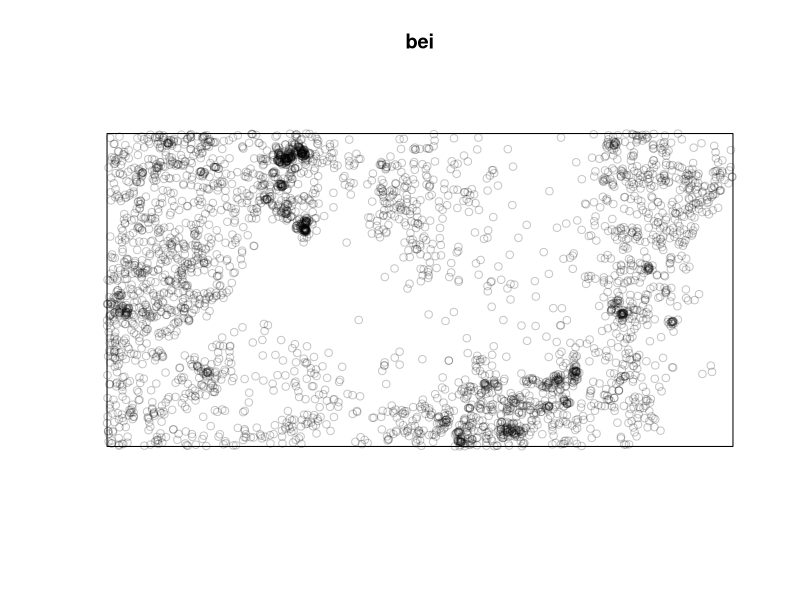
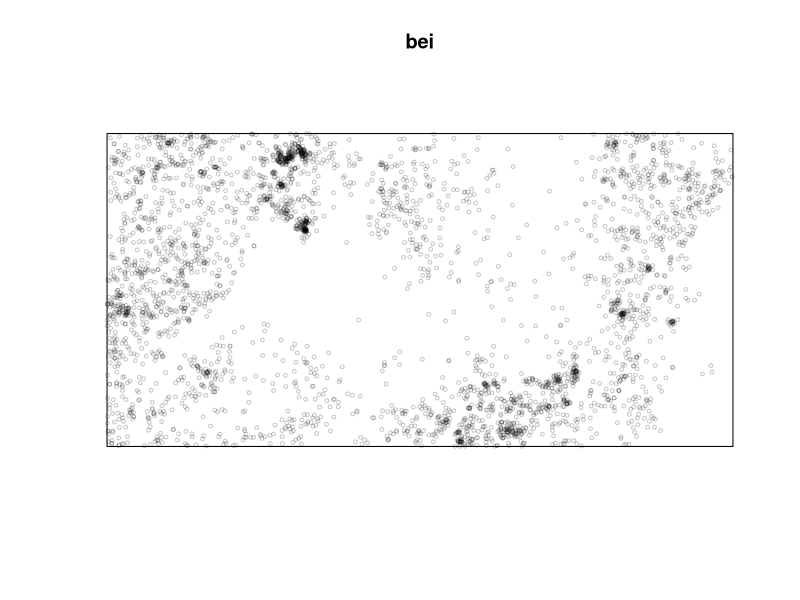
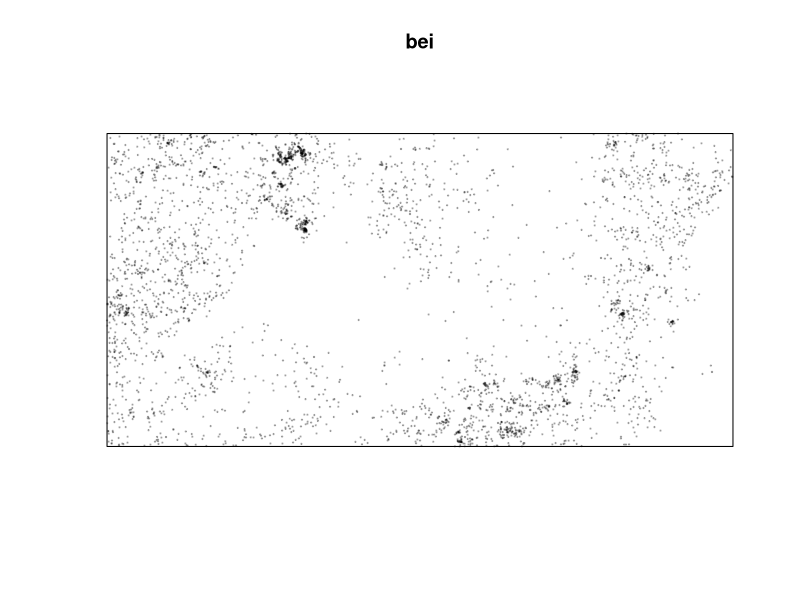
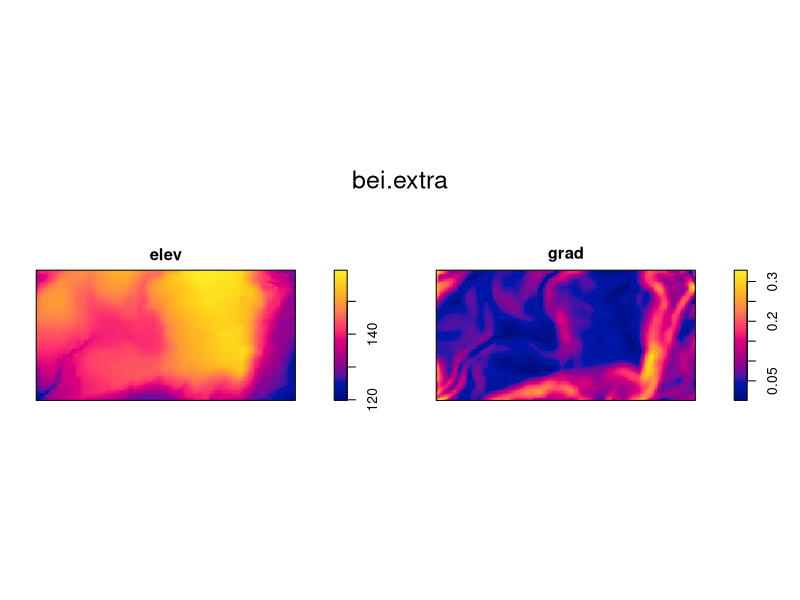
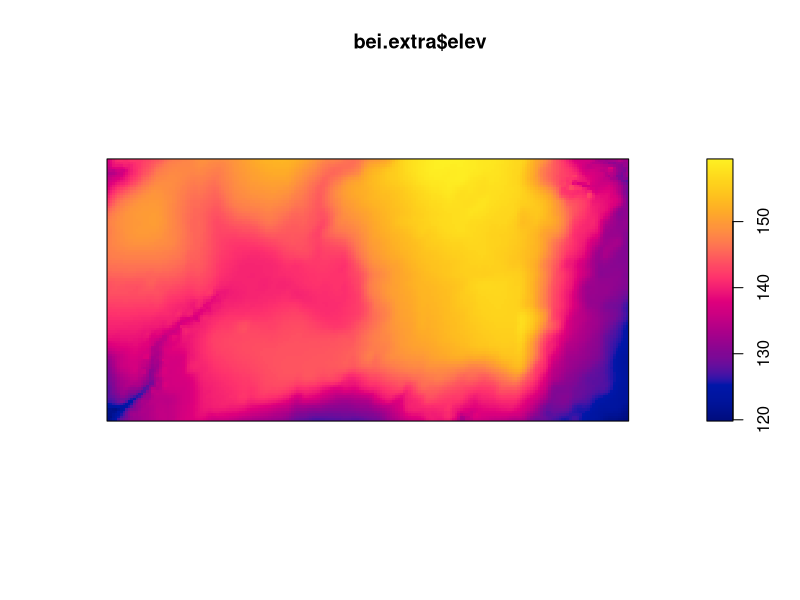
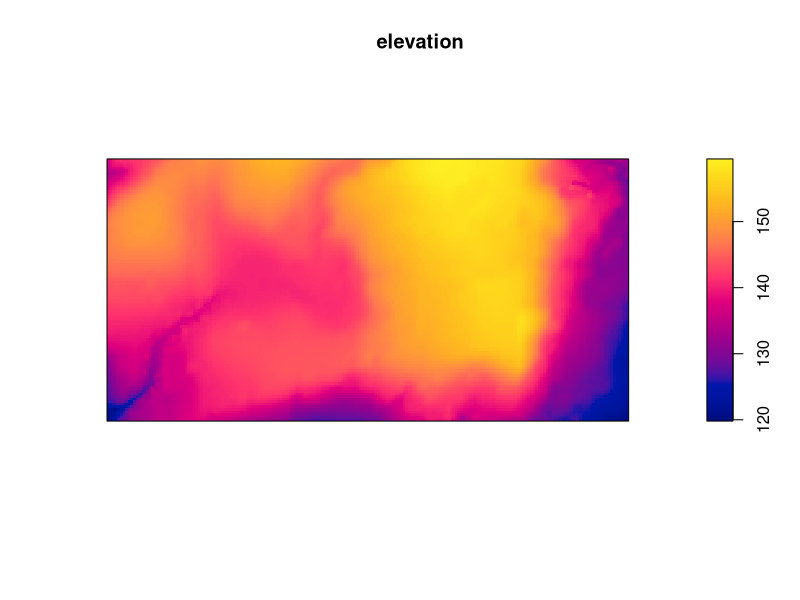
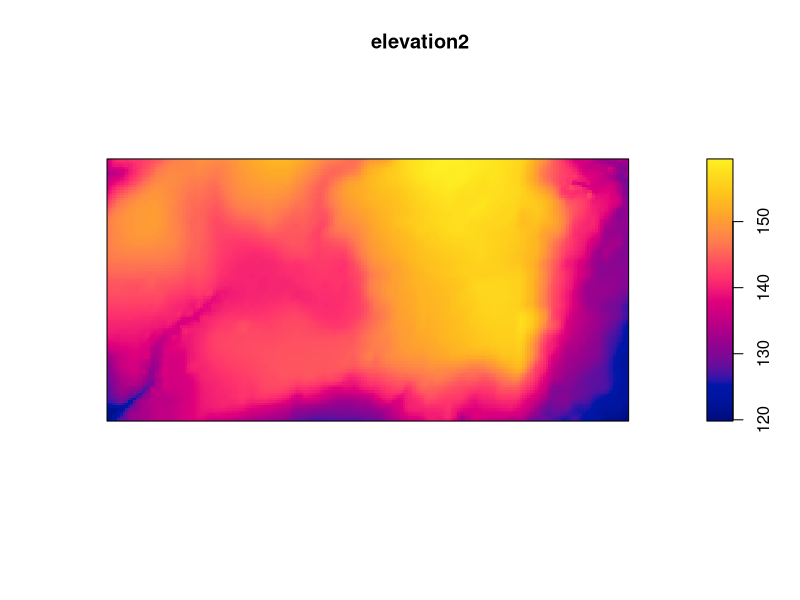

Write R code to recreate these figures, in order.
# 5/10 population ecology 

#a package is needed 

install.packages("spatstat")
library(spatstat)

bei
#plottind te data
plot(bei)

#to change the dimension of the spots: 
plot(bei, cex=.5)

#change the symbol -pch
plot(bei, cex=.2, pch=19)

#let's look the other additional dataset: bei.extra
bei.extra

#plot bei.extra
plot(bei.extra)

#let's use only part of the dataset: use $ to address just elev and then plot elev. then assign the name to the object
bei.extra$elev
plot(bei.extra$elev)
elevation<- bei.extra$elev
plot(elevation)
#the same assignment but with a different path
elevation2<-bei.extra[[1]]
plot(elevation2)

install.packages("vegan")
library(vegan)
